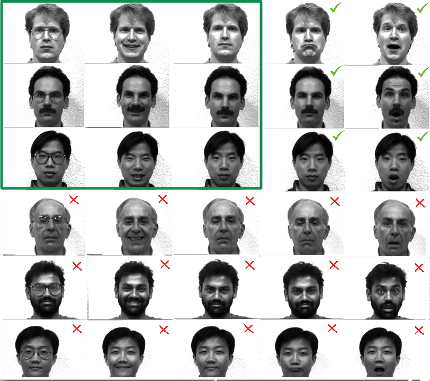
%> input picture TSVDresults.png, 430 x 381 px; its folder holds only this picture in this run
$ octave MainFacialRecognition.m   (GNU Octave 9; MATLAB toolbox functions it lacks are replaced by stand-ins)
%> lines starting %> are read from the running program, lines starting %| are printed output that depends on the picture
# Main program

# Preprocessing data

imagefiles = dir('*.png');
nfiles = length(imagefiles);

for i = 1:nfiles
   currentfilename = imagefiles(i).name;
   currentimage = imread(currentfilename); # Loading images
%> currentimage is the input picture: size 381x430x3 uint8; mean R, G, B 187, 188.4, 187.4
   currentimage = rgb2gray(currentimage); # Translating from RGB to greyscale channel
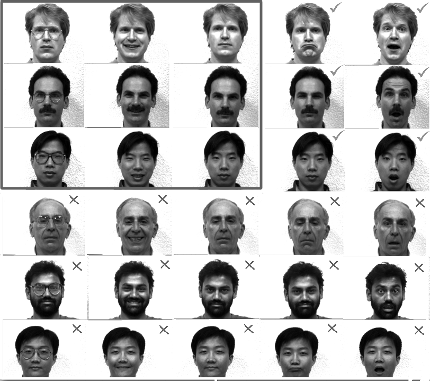
%> currentimage: size 381x430 uint8; min 0, max 255, mean 187.8
   currentimage = imresize(currentimage, [56, 56]); # Resizing to 56x56
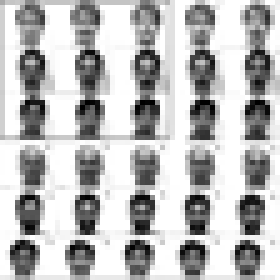
%> currentimage: size 56x56 uint8 (shown 5 times larger); min 0, max 255, mean 187.5
   temp{i} = currentimage; # Images
   # images(:,i) = temp{1}(:); # Vectorized images
endfor

# Commands for displaying certain image
#figure
#imshow(temp{10})

# Database is a tensor 56 x 3 x 56

training_tensor = zeros(56, 9, 56);
training_tensor(:,1,:) = temp{1};
%> (the run ends here)
